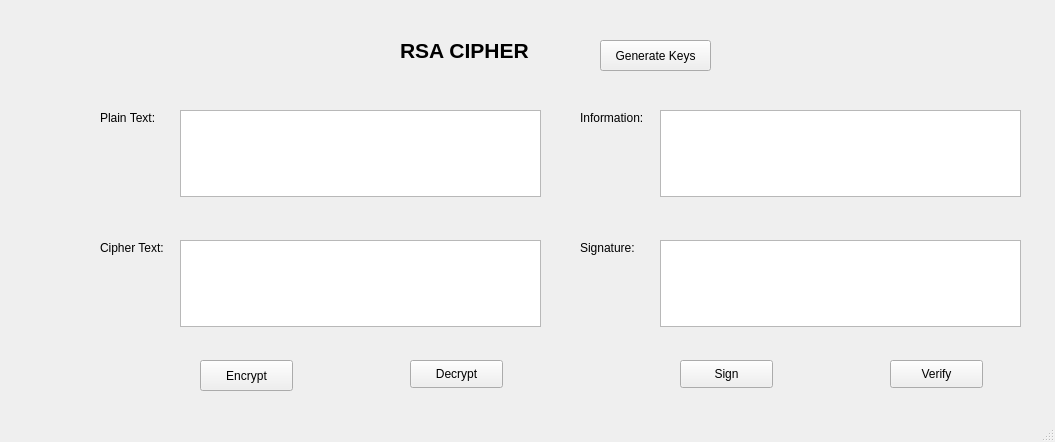
<?xml version="1.0" encoding="UTF-8"?>
<ui version="4.0">
 <class>MainWindow</class>
 <widget class="QMainWindow" name="MainWindow">
  <property name="geometry">
   <rect>
    <x>0</x>
    <y>0</y>
    <width>1055</width>
    <height>442</height>
   </rect>
  </property>
  <property name="windowTitle">
   <string>MainWindow</string>
  </property>
  <widget class="QWidget" name="centralwidget">
   <widget class="QLabel" name="label">
    <property name="geometry">
     <rect>
      <x>400</x>
      <y>30</y>
      <width>181</width>
      <height>41</height>
     </rect>
    </property>
    <property name="font">
     <font>
      <pointsize>16</pointsize>
      <weight>75</weight>
      <bold>true</bold>
     </font>
    </property>
    <property name="text">
     <string>RSA CIPHER</string>
    </property>
   </widget>
   <widget class="QLabel" name="label_2">
    <property name="geometry">
     <rect>
      <x>100</x>
      <y>110</y>
      <width>61</width>
      <height>16</height>
     </rect>
    </property>
    <property name="text">
     <string>Plain Text:</string>
    </property>
   </widget>
   <widget class="QLabel" name="label_3">
    <property name="geometry">
     <rect>
      <x>100</x>
      <y>240</y>
      <width>71</width>
      <height>16</height>
     </rect>
    </property>
    <property name="text">
     <string>Cipher Text:</string>
    </property>
   </widget>
   <widget class="QLabel" name="label_4">
    <property name="geometry">
     <rect>
      <x>580</x>
      <y>110</y>
      <width>71</width>
      <height>16</height>
     </rect>
    </property>
    <property name="text">
     <string>Information:</string>
    </property>
   </widget>
   <widget class="QLabel" name="label_5">
    <property name="geometry">
     <rect>
      <x>580</x>
      <y>240</y>
      <width>55</width>
      <height>16</height>
     </rect>
    </property>
    <property name="text">
     <string>Signature:</string>
    </property>
   </widget>
   <widget class="QTextEdit" name="txt_Plaintext">
    <property name="geometry">
     <rect>
      <x>180</x>
      <y>110</y>
      <width>361</width>
      <height>87</height>
     </rect>
    </property>
   </widget>
   <widget class="QTextEdit" name="txt_Ciphertext">
    <property name="geometry">
     <rect>
      <x>180</x>
      <y>240</y>
      <width>361</width>
      <height>87</height>
     </rect>
    </property>
   </widget>
   <widget class="QTextEdit" name="txt_Info">
    <property name="geometry">
     <rect>
      <x>660</x>
      <y>110</y>
      <width>361</width>
      <height>87</height>
     </rect>
    </property>
   </widget>
   <widget class="QTextEdit" name="txt_Signa">
    <property name="geometry">
     <rect>
      <x>660</x>
      <y>240</y>
      <width>361</width>
      <height>87</height>
     </rect>
    </property>
   </widget>
   <widget class="QPushButton" name="btn_Generate">
    <property name="geometry">
     <rect>
      <x>600</x>
      <y>40</y>
      <width>111</width>
      <height>31</height>
     </rect>
    </property>
    <property name="text">
     <string>Generate Keys</string>
    </property>
   </widget>
   <widget class="QPushButton" name="btn_En">
    <property name="geometry">
     <rect>
      <x>200</x>
      <y>360</y>
      <width>93</width>
      <height>31</height>
     </rect>
    </property>
    <property name="text">
     <string>Encrypt</string>
    </property>
   </widget>
   <widget class="QPushButton" name="btn_De">
    <property name="geometry">
     <rect>
      <x>410</x>
      <y>360</y>
      <width>93</width>
      <height>28</height>
     </rect>
    </property>
    <property name="text">
     <string>Decrypt</string>
    </property>
   </widget>
   <widget class="QPushButton" name="btn_Sign">
    <property name="geometry">
     <rect>
      <x>680</x>
      <y>360</y>
      <width>93</width>
      <height>28</height>
     </rect>
    </property>
    <property name="text">
     <string>Sign</string>
    </property>
   </widget>
   <widget class="QPushButton" name="btn_Verify">
    <property name="geometry">
     <rect>
      <x>890</x>
      <y>360</y>
      <width>93</width>
      <height>28</height>
     </rect>
    </property>
    <property name="text">
     <string>Verify</string>
    </property>
   </widget>
  </widget>
  <widget class="QMenuBar" name="menubar">
   <property name="geometry">
    <rect>
     <x>0</x>
     <y>0</y>
     <width>1055</width>
     <height>26</height>
    </rect>
   </property>
  </widget>
  <widget class="QStatusBar" name="statusbar"/>
 </widget>
 <resources/>
 <connections/>
</ui>
